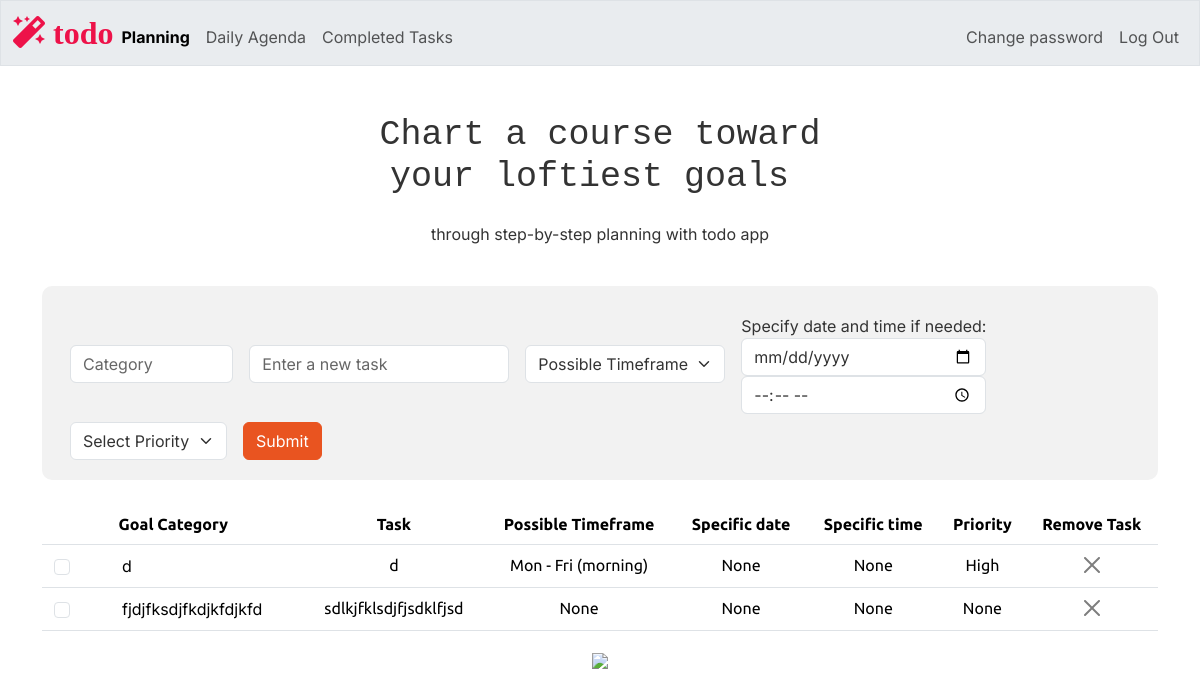
Before: / (signed in) with the older database file.
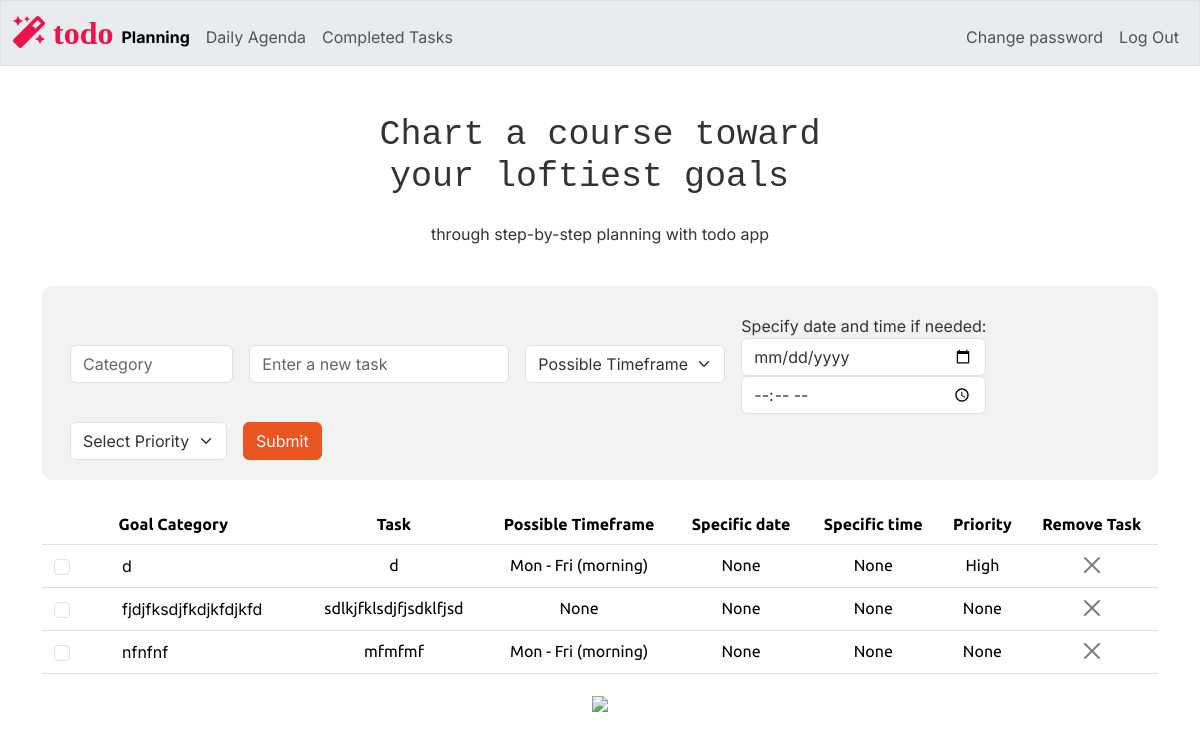
After: the same page with the newer database file.
### tables this page shows
CREATE TABLE tasks (
    id INTEGER PRIMARY KEY AUTOINCREMENT NOT NULL,
    users_id INTEGER NOT NULL,
    category TEXT NOT NULL,
    task TEXT NOT NULL,
    timeframe TEXT,
    priority TEXT,
    completion INTEGER DEFAULT 0,
    date DATE,
    time TIME,
    FOREIGN KEY (users_id) REFERENCES users(id)
);

### app.py (the view)
@app.route("/", methods=["GET", "POST"])
@login_required
def index():
    users_id = session["user_id"]
    tasks = db.execute("SELECT * FROM tasks WHERE users_id =? AND completion = 0", users_id)
    welcome_message_h1 = "Chart a course toward\n your loftiest goals "
    welcome_message_p = "through step-by-step planning with todo app"
    return render_template("index.html", tasks=tasks, welcome_message_h1 = welcome_message_h1, welcome_message_p = welcome_message_p, current_page="planning")

### app.py (called while the page is built)
@app.after_request
def after_request(response):
    response.headers["Cache-Control"] = "no-cache, no-store, must-revalidate"
    response.headers["Expires"] = 0
    response.headers["Pragma"] = "no-cache"
    return response

### helpers.py (called while the page is built)
def login_required(f):
    @wraps(f)
    def decorated_function(*args, **kwargs):
        if session.get("user_id") is None:
            return redirect("/login")
        return f(*args, **kwargs)
    return decorated_function

### templates/index.html (shortened to what this page needs)
{% extends "layout.html" %}
{% block main %}
    <table class="table">
        <thead>
            <tr>
                <th> Goal Category</th>
                <th> Task </th>
                <th> Possible Timeframe </th>
                <th> Specific date </th>
                <th> Specific time </th>
                <th> Priority </th>
                <th> Remove Task </th>
            </tr>
        </thead>
        <tbody>
            {% for task in tasks %}
                <tr id="todo_row_{{ task.id }}" >
                    <td class="align-middle">
                        <div class="d-flex align-items-center " >
                            <div class=" col-auto d-flex justify-content-center align-items-center form-check" >
                                <input class="form-check-input completion-checkbox"
                                        type="checkbox"
                                        id="completion_{{ task.id }}"
                                        name="task_completion"
                                        data-task-id="{{ task.id }}"
                                        data-completion="{{ task.completion}}"
                                        onchange="updateTaskStatus(this)">
                            </div>
                            <label class="form-check-label ms-5" for="completion_{{ task.id }}">
                                {{ task.category }}
                            </label>
                        </div>
                    </td>
                    <td>{{ task.task }}</td>
                    <td>{{ task.timeframe }}</td>
                    <td>{{ task.date }}</td>
                    <td>{{ task.time }}</td>
                    <td>{{ task.priority }}</td>
                    <td>
                        <button class="btn-close" data-bs-toggle="modal" data-bs-target="#deleteConfirmationModal_{{ task.id }}"></button>
                    </td>
                </tr>
            {% endfor %}
        </tbody>
    </table>
    <img src="/static/planning2.png" class="wide-image">
{% endblock %}

### templates/layout.html (shortened to what this page needs)
<!DOCTYPE html>
<html lang="en">
    <head>
        <link href="/static/bootstrap.min.css" rel="stylesheet">
        <link href="/static/styles.css" rel="stylesheet">
        <link rel="stylesheet" href="https://cdnjs.cloudflare.com/ajax/libs/font-awesome/5.15.3/css/all.min.css">
    </head>
    <body>
        <nav class="bg-light border navbar navbar-expand-md navbar-light">
            <div class="container-fluid">
                <a class="site-logo" href="/"><span>
                    <i class="fas fa-magic" style="color: #ed1249;"> todo</i></span></a>
                <div class="collapse navbar-collapse" id="navbar">
                    {% if session["user_id"] %}
                        <ul class="navbar-nav me-auto mt-2">
                            <li class="nav-item"><a class="nav-link {% if current_page == 'planning' %}active{% endif %}" href="/">Planning</a></li>
                            <li class="nav-item"><a class="nav-link {% if current_page == 'daily_agenda' %}active{% endif %}" href="/daily_agenda">Daily Agenda</a></li>
                            <li class="nav-item"><a class="nav-link {% if current_page == 'completed' %}active{% endif %}" href="/completed">Completed Tasks</a></li>
                        </ul>
                        <ul class="navbar-nav ms-auto mt-2">
                            <li class="nav-item"><a class="nav-link" href="/password_change">Change password</a></li>
                            <li class="nav-item"><a class="nav-link" href="/logout">Log Out</a></li>
                        </ul>
                    {% else %}
                        <ul class="navbar-nav ms-auto mt-2">
                            <li class="nav-item"><a class="nav-link" href="/register">Register</a></li>
                            <li class="nav-item"><a class="nav-link" href="/login">Log In</a></li>
                        </ul>
                    {% endif %}
                </div>
            </div>
        </nav>
        <div class="container-fluid text-center mt-5">
            <h1 class="mb-4"><pre>{{ welcome_message_h1}} </pre>
            </h1>
            <p>{{ welcome_message_p }}</p>
        </div>
        <div class="container mt-5">
            <form method="POST" action="/add_task" class="row gx-3 gy-2 align-items-center mx-auto text-center"  style="background-color: #f2f2f2; padding: 20px; border-radius: 10px;">
                <div class="col-sm-2">
                    <input type="text" class="form-control" id="category" name="category" placeholder="Category" autocomplete="off" required>
                </div>
                <div class="col-auto">
                    <input type="text" class="form-control" id="task" name="task" placeholder="Enter a new task" autocomplete="off" required>
                </div>
                <div class="col-auto">
                    <select class="form-select" id="timeframe" name="timeframe" required>
                        <option selected disabled>Possible Timeframe</option>
                    </select>
                </div>
                <div class="col-auto">
                    <label for="date">Specify date and time if needed:</label>
                    <input type="date" class="form-control" id="date" name="date" autocomplete="off">
                    <input type="time" class="form-control" id="time" name="time"  autocomplete="off">
                </div>
                <div class="col-auto">
                    <select class="form-select" id="priority" name="priority" required>
                        <option selected disabled>Select Priority</option>
                    </select>
                </div>
                <div class="col-auto">
                <button type="submit" class="btn btn-primary">Submit</button>
                </div>
            </form>
        </div>
        <main class="container container-fluid py-4 text-center">
            {% block main %}{% endblock %}
        </main>
    </body>
</html>

### static/styles.css (style rules this page uses)
nav .site-logo { font-size: xx-large; text-decoration: none; }
p, span, div, h1, button { font-family: 'Inter', sans-serif; }
body { background-color: # f6f5f4; }
.navbar-nav .nav-link.active { font-weight: bold; }

Changed rows visible on the page:
added tasks: category "nfnfnf", task "mfmfmf", timeframe "Mon - Fri (morning)", date "None", time "None", priority "None"
